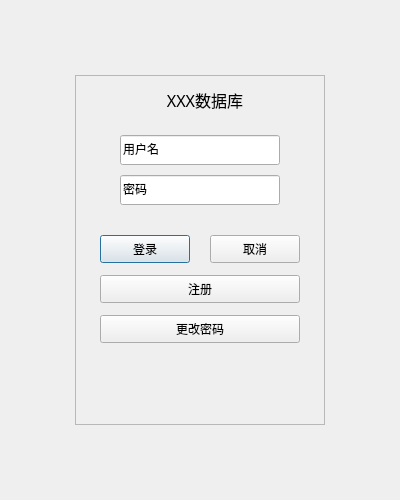
<?xml version="1.0" encoding="UTF-8"?>
<ui version="4.0">
 <class>LoginDialog</class>
 <widget class="QDialog" name="LoginDialog">
  <property name="geometry">
   <rect>
    <x>0</x>
    <y>0</y>
    <width>400</width>
    <height>500</height>
   </rect>
  </property>
  <property name="windowTitle">
   <string>Login</string>
  </property>
  <widget class="QFrame" name="frame">
   <property name="geometry">
    <rect>
     <x>75</x>
     <y>75</y>
     <width>250</width>
     <height>350</height>
    </rect>
   </property>
   <property name="contextMenuPolicy">
    <enum>Qt::DefaultContextMenu</enum>
   </property>
   <property name="frameShape">
    <enum>QFrame::StyledPanel</enum>
   </property>
   <property name="frameShadow">
    <enum>QFrame::Raised</enum>
   </property>
   <widget class="QPushButton" name="Login">
    <property name="geometry">
     <rect>
      <x>25</x>
      <y>160</y>
      <width>90</width>
      <height>28</height>
     </rect>
    </property>
    <property name="text">
     <string>登录</string>
    </property>
   </widget>
   <widget class="QPushButton" name="Register">
    <property name="geometry">
     <rect>
      <x>25</x>
      <y>200</y>
      <width>200</width>
      <height>28</height>
     </rect>
    </property>
    <property name="text">
     <string>注册</string>
    </property>
   </widget>
   <widget class="QPushButton" name="Cancel">
    <property name="geometry">
     <rect>
      <x>135</x>
      <y>160</y>
      <width>90</width>
      <height>28</height>
     </rect>
    </property>
    <property name="text">
     <string>取消</string>
    </property>
   </widget>
   <widget class="QPushButton" name="ChangePassword">
    <property name="geometry">
     <rect>
      <x>25</x>
      <y>240</y>
      <width>200</width>
      <height>28</height>
     </rect>
    </property>
    <property name="text">
     <string>更改密码</string>
    </property>
   </widget>
   <widget class="QLabel" name="Title">
    <property name="geometry">
     <rect>
      <x>70</x>
      <y>10</y>
      <width>120</width>
      <height>30</height>
     </rect>
    </property>
    <property name="font">
     <font>
      <family>等线</family>
      <pointsize>12</pointsize>
     </font>
    </property>
    <property name="layoutDirection">
     <enum>Qt::LeftToRight</enum>
    </property>
    <property name="text">
     <string>XXX数据库</string>
    </property>
    <property name="textFormat">
     <enum>Qt::AutoText</enum>
    </property>
    <property name="alignment">
     <set>Qt::AlignCenter</set>
    </property>
   </widget>
   <widget class="QLineEdit" name="UserName">
    <property name="geometry">
     <rect>
      <x>45</x>
      <y>60</y>
      <width>160</width>
      <height>30</height>
     </rect>
    </property>
    <property name="font">
     <font>
      <family>宋体</family>
     </font>
    </property>
    <property name="autoFillBackground">
     <bool>false</bool>
    </property>
    <property name="text">
     <string>用户名</string>
    </property>
   </widget>
   <widget class="QLineEdit" name="Password">
    <property name="geometry">
     <rect>
      <x>45</x>
      <y>100</y>
      <width>160</width>
      <height>30</height>
     </rect>
    </property>
    <property name="font">
     <font>
      <family>宋体</family>
     </font>
    </property>
    <property name="autoFillBackground">
     <bool>false</bool>
    </property>
    <property name="text">
     <string>密码</string>
    </property>
   </widget>
  </widget>
 </widget>
 <resources/>
 <connections/>
</ui>
